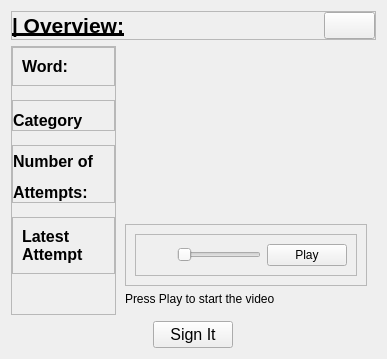
         <widget class="QWidget" name="Overview">
          <layout class="QVBoxLayout" name="verticalLayout_36">
           <item alignment="Qt::AlignTop">
            <widget class="QFrame" name="UpperOverviewFrame">
             <property name="frameShape">
              <enum>QFrame::StyledPanel</enum>
             </property>
             <property name="frameShadow">
              <enum>QFrame::Raised</enum>
             </property>
             <layout class="QHBoxLayout" name="horizontalLayout_14">
              <property name="spacing">
               <number>0</number>
              </property>
              <property name="leftMargin">
               <number>0</number>
              </property>
              <property name="topMargin">
               <number>0</number>
              </property>
              <property name="rightMargin">
               <number>0</number>
              </property>
              <property name="bottomMargin">
               <number>0</number>
              </property>
              <item>
               <widget class="QLabel" name="label_14">
                <property name="text">
                 <string>&lt;html&gt;&lt;head/&gt;&lt;body&gt;&lt;p&gt;&lt;span style=&quot; font-size:16pt; font-weight:700; text-decoration: underline;&quot;&gt;| Overview:&lt;/span&gt;&lt;/p&gt;&lt;/body&gt;&lt;/html&gt;</string>
                </property>
               </widget>
              </item>
              <item alignment="Qt::AlignRight">
               <widget class="QPushButton" name="OverviewToCatalogueButton">
                <property name="font">
                 <font>
                  <pointsize>12</pointsize>
                 </font>
                </property>
                <property name="cursor">
                 <cursorShape>OpenHandCursor</cursorShape>
                </property>
                <property name="toolTip">
                 <string>Back to Catalogue</string>
                </property>
                <property name="text">
                 <string/>
                </property>
                <property name="icon">
                 <iconset resource="../qss/icons/Icons.qrc">
                  <normaloff>:/icons/png2svg/goback-white.svg</normaloff>
                  <activeoff>:/icons/png2svg/goback-white.svg</activeoff>
                  <activeon>:/icons/png2svg/goback-green.svg</activeon>:/icons/png2svg/goback-white.svg</iconset>
                </property>
                <property name="iconSize">
                 <size>
                  <width>24</width>
                  <height>24</height>
                 </size>
                </property>
               </widget>
              </item>
             </layout>
            </widget>
           </item>
           <item>
            <widget class="QWidget" name="MainOverviewWidget" native="true">
             <property name="sizePolicy">
              <sizepolicy hsizetype="Preferred" vsizetype="Expanding">
               <horstretch>0</horstretch>
               <verstretch>0</verstretch>
              </sizepolicy>
             </property>
             <layout class="QHBoxLayout" name="horizontalLayout_15">
              <property name="spacing">
               <number>0</number>
              </property>
              <property name="leftMargin">
               <number>0</number>
              </property>
              <property name="topMargin">
               <number>0</number>
              </property>
              <property name="rightMargin">
               <number>0</number>
              </property>
              <property name="bottomMargin">
               <number>0</number>
              </property>
              <item alignment="Qt::AlignLeft">
               <widget class="QFrame" name="OverviewInfoFrame">
                <property name="frameShape">
                 <enum>QFrame::StyledPanel</enum>
                </property>
                <property name="frameShadow">
                 <enum>QFrame::Raised</enum>
                </property>
                <layout class="QVBoxLayout" name="verticalLayout_37">
                 <property name="spacing">
                  <number>14</number>
                 </property>
                 <property name="leftMargin">
                  <number>0</number>
                 </property>
                 <property name="topMargin">
                  <number>0</number>
                 </property>
                 <property name="rightMargin">
                  <number>0</number>
                 </property>
                 <property name="bottomMargin">
                  <number>0</number>
                 </property>
                 <item>
                  <widget class="QFrame" name="WordOverviewFrame">
                   <property name="frameShape">
                    <enum>QFrame::StyledPanel</enum>
                   </property>
                   <property name="frameShadow">
                    <enum>QFrame::Raised</enum>
                   </property>
                   <layout class="QHBoxLayout" name="horizontalLayout_29">
                    <item>
                     <widget class="QLabel" name="OverviewWordLabel">
                      <property name="text">
                       <string>&lt;html&gt;&lt;head/&gt;&lt;body&gt;&lt;p&gt;&lt;span style=&quot; font-size:12pt; font-weight:700;&quot;&gt;Word:&lt;/span&gt;&lt;/p&gt;&lt;/body&gt;&lt;/html&gt;</string>
                      </property>
                     </widget>
                    </item>
                    <item>
                     <widget class="QLabel" name="WordOverviewlabel">
                      <property name="font">
                       <font>
                        <pointsize>12</pointsize>
                        <bold>true</bold>
                       </font>
                      </property>
                      <property name="text">
                       <string/>
                      </property>
                     </widget>
                    </item>
                   </layout>
                  </widget>
                 </item>
                 <item>
                  <widget class="QFrame" name="CategoryOverviewFrame">
                   <property name="frameShape">
                    <enum>QFrame::StyledPanel</enum>
                   </property>
                   <property name="frameShadow">
                    <enum>QFrame::Raised</enum>
                   </property>
                   <layout class="QHBoxLayout" name="horizontalLayout_27">
                    <property name="leftMargin">
                     <number>0</number>
                    </property>
                    <property name="topMargin">
                     <number>10</number>
                    </property>
                    <property name="rightMargin">
                     <number>0</number>
                    </property>
                    <property name="bottomMargin">
                     <number>0</number>
                    </property>
                    <item>
                     <widget class="QLabel" name="OverviewCategoryLabel">
                      <property name="text">
                       <string>&lt;html&gt;&lt;head/&gt;&lt;body&gt;&lt;p&gt;&lt;span style=&quot; font-size:12pt; font-weight:700;&quot;&gt;Category&lt;/span&gt;&lt;/p&gt;&lt;/body&gt;&lt;/html&gt;</string>
                      </property>
                     </widget>
                    </item>
                    <item>
                     <widget class="QLabel" name="CategoryOverviewLabel">
                      <property name="font">
                       <font>
                        <pointsize>12</pointsize>
                        <bold>true</bold>
                       </font>
                      </property>
                      <property name="text">
                       <string/>
                      </property>
                     </widget>
                    </item>
                   </layout>
                  </widget>
                 </item>
                 <item>
                  <widget class="QFrame" name="AttemptsOverviewFrame">
                   <property name="frameShape">
                    <enum>QFrame::StyledPanel</enum>
                   </property>
                   <property name="frameShadow">
                    <enum>QFrame::Raised</enum>
                   </property>
                   <layout class="QHBoxLayout" name="horizontalLayout_28">
                    <property name="spacing">
                     <number>6</number>
                    </property>
                    <property name="leftMargin">
                     <number>0</number>
                    </property>
                    <property name="topMargin">
                     <number>6</number>
                    </property>
                    <property name="rightMargin">
                     <number>0</number>
                    </property>
                    <property name="bottomMargin">
                     <number>0</number>
                    </property>
                    <item>
                     <widget class="QLabel" name="OverviewNoAttemptsLabel">
                      <property name="font">
                       <font>
                        <pointsize>12</pointsize>
                       </font>
                      </property>
                      <property name="text">
                       <string>&lt;html&gt;&lt;head/&gt;&lt;body&gt;&lt;p&gt;&lt;span style=&quot; font-size:12pt; font-weight:700;&quot;&gt;Number of &lt;/span&gt;&lt;/p&gt;&lt;p&gt;&lt;span style=&quot; font-size:12pt; font-weight:700;&quot;&gt;Attempts:&lt;/span&gt;&lt;/p&gt;&lt;/body&gt;&lt;/html&gt;</string>
                      </property>
                     </widget>
                    </item>
                    <item>
                     <widget class="QLabel" name="NoAttemptsOverviewLabel">
                      <property name="font">
                       <font>
                        <pointsize>12</pointsize>
                        <bold>true</bold>
                       </font>
                      </property>
                      <property name="text">
                       <string/>
                      </property>
                     </widget>
                    </item>
                   </layout>
                  </widget>
                 </item>
                 <item>
                  <widget class="QFrame" name="LatestAttemptOverview">
                   <property name="frameShape">
                    <enum>QFrame::StyledPanel</enum>
                   </property>
                   <property name="frameShadow">
                    <enum>QFrame::Raised</enum>
                   </property>
                   <layout class="QHBoxLayout" name="horizontalLayout_16">
                    <item>
                     <widget class="QLabel" name="LatestInfo">
                      <property name="font">
                       <font>
                        <pointsize>12</pointsize>
                        <bold>true</bold>
                       </font>
                      </property>
                      <property name="text">
                       <string>Latest
Attempt</string>
                      </property>
                     </widget>
                    </item>
                    <item>
                     <widget class="QLabel" name="LatestDate">
                      <property name="font">
                       <font>
                        <pointsize>12</pointsize>
                        <bold>true</bold>
                       </font>
                      </property>
                      <property name="text">
                       <string/>
                      </property>
                      <property name="wordWrap">
                       <bool>true</bool>
                      </property>
                     </widget>
                    </item>
                   </layout>
                  </widget>
                 </item>
                 <item>
                  <spacer name="verticalSpacer_3">
                   <property name="orientation">
                    <enum>Qt::Vertical</enum>
                   </property>
                   <property name="sizeHint" stdset="0">
                    <size>
                     <width>20</width>
                     <height>40</height>
                    </size>
                   </property>
                  </spacer>
                 </item>
                </layout>
               </widget>
              </item>
              <item>
               <widget class="QWidget" name="VideoWidget" native="true">
                <property name="sizePolicy">
                 <sizepolicy hsizetype="Expanding" vsizetype="Preferred">
                  <horstretch>0</horstretch>
                  <verstretch>0</verstretch>
                 </sizepolicy>
                </property>
                <layout class="QVBoxLayout" name="verticalLayout_38">
                 <item>
                  <widget class="QWidget" name="VideoPlayingWidget" native="true">
                   <property name="sizePolicy">
                    <sizepolicy hsizetype="Preferred" vsizetype="Expanding">
                     <horstretch>0</horstretch>
                     <verstretch>0</verstretch>
                    </sizepolicy>
                   </property>
                   <layout class="QVBoxLayout" name="verticalLayout_65"/>
                  </widget>
                 </item>
                 <item alignment="Qt::AlignBottom">
                  <widget class="QFrame" name="VideoControlsFrane">
                   <property name="frameShape">
                    <enum>QFrame::StyledPanel</enum>
                   </property>
                   <property name="frameShadow">
                    <enum>QFrame::Raised</enum>
                   </property>
                   <layout class="QVBoxLayout" name="verticalLayout_64">
                    <item alignment="Qt::AlignBottom">
                     <widget class="QFrame" name="SeekerFrame">
                      <property name="frameShape">
                       <enum>QFrame::StyledPanel</enum>
                      </property>
                      <property name="frameShadow">
                       <enum>QFrame::Raised</enum>
                      </property>
                      <layout class="QHBoxLayout" name="horizontalLayout_31">
                       <item>
                        <widget class="QLabel" name="DurationWatchedlabel">
                         <property name="font">
                          <font>
                           <pointsize>12</pointsize>
                           <bold>true</bold>
                          </font>
                         </property>
                         <property name="text">
                          <string/>
                         </property>
                        </widget>
                       </item>
                       <item>
                        <widget class="QLabel" name="Vidlengthlabel">
                         <property name="font">
                          <font>
                           <pointsize>12</pointsize>
                           <bold>true</bold>
                          </font>
                         </property>
                         <property name="text">
                          <string/>
                         </property>
                        </widget>
                       </item>
                       <item>
                        <widget class="QSlider" name="VideoSeekerSlider">
                         <property name="cursor">
                          <cursorShape>OpenHandCursor</cursorShape>
                         </property>
                         <property name="orientation">
                          <enum>Qt::Horizontal</enum>
                         </property>
                        </widget>
                       </item>
                       <item>
                        <widget class="QPushButton" name="PlayVideoButton">
                         <property name="cursor">
                          <cursorShape>OpenHandCursor</cursorShape>
                         </property>
                         <property name="toolTip">
                          <string>Start Video</string>
                         </property>
                         <property name="text">
                          <string>Play</string>
                         </property>
                         <property name="icon">
                          <iconset resource="../qss/icons/Icons.qrc">
                           <normaloff>:/icons/png2svg/play_white.svg</normaloff>
                           <activeoff>:/icons/png2svg/play_white.svg</activeoff>
                           <activeon>:/icons/png2svg/play_green.svg</activeon>:/icons/png2svg/play_white.svg</iconset>
                         </property>
                         <property name="iconSize">
                          <size>
                           <width>24</width>
                           <height>24</height>
                          </size>
                         </property>
                        </widget>
                       </item>
                      </layout>
                     </widget>
                    </item>
                   </layout>
                  </widget>
                 </item>
                 <item>
                  <widget class="QLabel" name="label_11">
                   <property name="text">
                    <string>Press Play to start the video</string>
                   </property>
                  </widget>
                 </item>
                </layout>
               </widget>
              </item>
             </layout>
            </widget>
           </item>
           <item alignment="Qt::AlignHCenter">
            <widget class="QPushButton" name="StartSigningButton">
             <property name="font">
              <font>
               <pointsize>12</pointsize>
              </font>
             </property>
             <property name="cursor">
              <cursorShape>OpenHandCursor</cursorShape>
             </property>
             <property name="text">
              <string>Sign It</string>
             </property>
             <property name="icon">
              <iconset resource="../qss/icons/Icons.qrc">
               <normaloff>:/icons/png2svg/Signit-white.svg</normaloff>
               <activeoff>:/icons/png2svg/Signit-white.svg</activeoff>
               <activeon>:/icons/png2svg/Signit-green.svg</activeon>:/icons/png2svg/Signit-white.svg</iconset>
             </property>
             <property name="iconSize">
              <size>
               <width>24</width>
               <height>24</height>
              </size>
             </property>
            </widget>
           </item>
          </layout>
         </widget>
